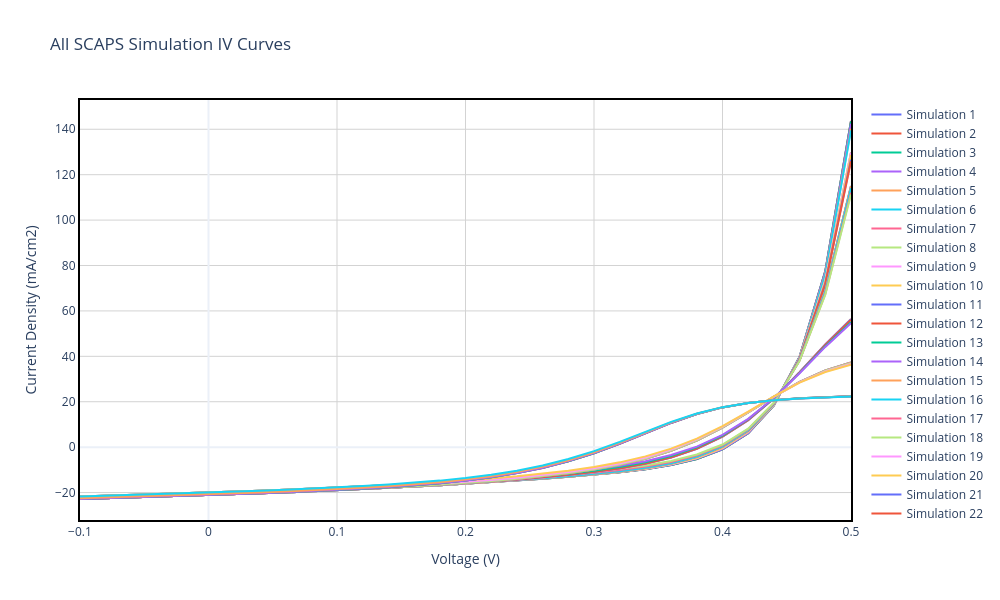

The cell this chart's notebook holds for it:
### Markdown cell above
## Section 3: SCAPS Simulations Overview

### What is SCAPS?
**SCAPS** (Solar Cell Capacitance Simulator) is a specialized software tool developed at Ghent University for simulating the electrical behavior of thin-film photovoltaic devices. It solves Poisson's equation and the continuity equations in a multi-layer semiconductor structure to predict device performance under certain test conditions.

### SCAPS Simulation Methodology
SCAPS performs detailed numerical simulations of solar cells by:

1. **Device Architecture Definition**: Specifies material layers, thickness, doping levels, and defect parameters
2. **Physical Parameters**: Sets electron and hole transport properties, recombination mechanisms, and optical characteristics
3. **Numerical Solution**: Solves coupled differential equations:
   - **Poisson Equation**: $\frac{d^2\phi}{dx^2} = -\frac{q}{\varepsilon_0\varepsilon_r}(p - n + N_D^+ - N_A^-)$
   - **Continuity Equations**: 
     - Electrons: $\frac{\partial n}{\partial t} = \frac{1}{q}\frac{\partial J_n}{\partial x} - (U - G)$
     - Holes: $\frac{\partial p}{\partial t} = - \frac{1}{q}\frac{\partial J_p}{\partial x} - (U - G)$

   where $\phi$ is electrostatic potential, $q$ is elementary charge, $n$ and $p$ are electron and hole concentrations, $J_n$ and $J_p$ are current densities, $G$ is generation rate, and $U$ is recombination rate.

4. **I-V Characteristics**: Calculates the J-V curve by sweeping applied voltage and computing resulting current

### Key Physical Processes in SCAPS
- **Photocurrent Generation**: Incident photons with energy > bandgap create electron-hole pairs
- **Carrier Transport**: Electrons and holes drift under electric field and diffuse down concentration gradients
- **Recombination**: Losses from multiple recombination mechanisms (radiative, Auger, defect-assisted SRH)
- **Interface Effects**: Band alignment, interfacial defects, and charge extraction barriers

### Output from SCAPS
SCAPS generates J-V curves showing current density (mA/cm²) as a function of applied voltage (V), along with derived parameters: $V_{oc}$, $J_{sc}$, and efficiency $\eta$. Multiple simulations with varied parameters (e.g., thickness, doping, defect density) help identify optimal device configurations.

In this Simulation standard conditions were used (STC: 1000 W/m², AM1.5 spectrum, 25°C).

### Code cell
# Read the SCAPS file
sim_file = "C:/Users/jp_ol/OneDrive/Ambiente de Trabalho/TESE/Data_Analysis/data/CdS3_1/CdS3_1_IV_def_e_interface_def_scaps.xlsx"
sim_df_raw = pd.read_excel(sim_file, header=None)

# Find where the parameters for each simulation start
batch_indices = sim_df_raw[sim_df_raw.apply(lambda row: row.astype(str).str.contains("Batch parameters").any(), axis=1)].index.tolist()

scaps_data = []

for idx in batch_indices:
    # 1. Extract first 2 Batch Parameters only
    batch_params = []
    for j in range(idx + 1, min(idx + 3, len(sim_df_raw))):  # Only extract 2 lines (idx+1 and idx+2)
        param_name = str(sim_df_raw.iloc[j, 0]).strip()
        param_val_raw = sim_df_raw.iloc[j, 1]
        
        # Stop if blank
        if pd.isna(param_name) or param_name == "":
            break
            
        # Try to convert to float and format in scientific notation
        try:
            param_val_float = float(param_val_raw)
            # Format as scientific notation
            param_val = f"{param_val_float:.2e}"
        except:
            param_val = str(param_val_raw).strip()
        
        batch_params.append((param_name, param_val))
    
    # Get the first param for the label
    label = f"{batch_params[0][0]} {batch_params[0][1]}" if batch_params else "Unknown"
    
    # 2. Extract IV Curves (Searching from the Voltage section until Voc is found)
    iv_rows = []
    for j in range(idx + 5, min(idx + 80, len(sim_df_raw))):
        row0 = str(sim_df_raw.iloc[j, 0]).strip()
        row1 = str(sim_df_raw.iloc[j, 1]).strip()
        if pd.isna(sim_df_raw.iloc[j, 0]) or "Voc" in row0:
            if "Voc" in row0: break
            continue # Skip empty rows
        try:
            iv_rows.append([float(row0), float(row1)])
        except ValueError:
            pass
            
    iv_df = pd.DataFrame(iv_rows, columns=['v(V)', 'jtot(mA/cm2)'])
    
    # 3. Extract Performance Parameters (Voc, Jsc, FF, eta)
    metrics_block = sim_df_raw.iloc[idx : min(idx + 80, len(sim_df_raw))]
    voc = jsc = ff = eta = np.nan
    for _, row in metrics_block.iterrows():
        col0 = str(row[0]).strip()
        val1 = str(row[1]).strip()
        if "Voc =" in col0: voc = float(val1)
        elif "Jsc =" in col0: jsc = float(val1)
        elif "FF =" in col0: ff = float(val1)
        elif "eta =" in col0: eta = float(val1)
            
    scaps_data.append({
        'label': label,
        'batch_params': batch_params,
        'v(V)': iv_df['v(V)'].values,
        'jtot(mA/cm2)': iv_df['jtot(mA/cm2)'].values,
        'Voc': voc, 'Jsc': jsc, 'FF': ff, 'eta': eta
    })

# ------------------ RESULTS TABLE ------------------
print("\n=== EXTRACTED SCAPS PARAMETERS ===")
summary_df = pd.DataFrame([{
    'ID / Simulation': d['label'], 'Voc (V)': d['Voc'], 
    'Jsc (mA/cm2)': d['Jsc'], 'FF (%)': d['FF'], 'eta (%)': d['eta']
} for d in scaps_data])
display(summary_df)

# Compute experimental limits for filtering
EXP_V_MAX = exp_data['v(V)'].max()
EXP_J_MAX = exp_data['jtot(mA/cm2)'].max()

# ------------------ PLOT 2: ALL SIMULATIONS ------------------
fig2 = go.Figure()
for i, d in enumerate(scaps_data):
    v_filtered = d['v(V)']
    j_filtered = d['jtot(mA/cm2)']
    
    # Text to display when hovering over the data points
    hover_text = f"<b>{d['label']}</b><br>Voc: {d['Voc']} V<br>Jsc: {d['Jsc']} mA/cm²<br>FF: {d['FF']} %<br>η: {d['eta']} %"
    
    # Name displayed in the legend (ID + Voc and eta)
    legend_name = f"Simulation {i+1}"
    
    fig2.add_trace(go.Scatter(
        x=v_filtered, y=j_filtered, mode='lines', 
        name=legend_name, hoverinfo='text', hovertext=hover_text
    ))

fig2.update_xaxes(showline=True, linewidth=2, linecolor='black', mirror=True)
fig2.update_yaxes(showline=True, linewidth=2, linecolor='black', mirror=True)
fig2.update_layout(
    title='All SCAPS Simulation IV Curves',
    xaxis_title='Voltage (V)', yaxis_title='Current Density (mA/cm2)',
    hovermode='closest', template='plotly_white', width=1000, height=600,
    plot_bgcolor='white',
    xaxis=dict(showgrid=True, gridwidth=1, gridcolor='lightgray'),
    yaxis=dict(showgrid=True, gridwidth=1, gridcolor='lightgray')
)
fig2.show()
fig2.write_image(os.path.join(plots_dir, 'All_Simulations.png'), width=1000, height=600)
print(f"✅ Saved Plot 2 to {plots_dir}/All_Simulations.png")

### Figure 1 — Plotly figure (JSON) as saved in the notebook; plotly's stock layout.template omitted (floating-point values rounded to 4 significant figures)
{"data": [{"hoverinfo": "text", "hovertext": "<b>Sb2Se3 / CdS (I1)>>Defect 1>>total density [1/cm²]: 1.00e+10</b><br>Voc: 0.403232 V<br>Jsc: 21.14379191 mA/cm²<br>FF: 42.8813 %<br>η: 3.656 %", "mode": "lines", "name": "Simulation 1", "type": "scatter", "x": [-0.1, -0.08, -0.06, -0.04, -0.02, 0.0, 0.02, 0.04, 0.06, 0.08, 0.1, 0.12, 0.14, 0.16, 0.18, 0.2, 0.22, 0.24, 0.26, 0.28, 0.3, 0.32, 0.34, 0.36, 0.38, 0.4, 0.42, 0.44, 0.46, 0.48, 0.5], "y": [-22.84, -22.53, -22.2, -21.86, -21.51, -21.14, -20.76, -20.36, -19.93, -19.48, -19.01, -18.5, -17.95, -17.38, -16.76, -16.1, -15.41, -14.67, -13.89, -13.05, -12.12, -11.04, -9.7, -7.885, -5.207, -0.955, 6.151, 18.4, 39.83, 77.53, 143.6]}, {"hoverinfo": "text", "hovertext": "<b>Sb2Se3 / CdS (I1)>>Defect 1>>total density [1/cm²]: 1.00e+10</b><br>Voc: 0.403227 V<br>Jsc: 21.14334477 mA/cm²<br>FF: 42.8797 %<br>η: 3.6557 %", "mode": "lines", "name": "Simulation 2", "type": "scatter", "x": [-0.1, -0.08, -0.06, -0.04, -0.02, 0.0, 0.02, 0.04, 0.06, 0.08, 0.1, 0.12, 0.14, 0.16, 0.18, 0.2, 0.22, 0.24, 0.26, 0.28, 0.3, 0.32, 0.34, 0.36, 0.38, 0.4, 0.42, 0.44, 0.46, 0.48, 0.5], "y": [-22.84, -22.53, -22.2, -21.86, -21.51, -21.14, -20.76, -20.36, -19.93, -19.48, -19.01, -18.5, -17.95, -17.37, -16.76, -16.1, -15.41, -14.67, -13.89, -13.05, -12.12, -11.04, -9.699, -7.884, -5.206, -0.9535, 6.153, 18.4, 39.83, 77.52, 143.6]}, {"hoverinfo": "text", "hovertext": "<b>Sb2Se3 / CdS (I1)>>Defect 1>>total density [1/cm²]: 1.00e+10</b><br>Voc: 0.403178 V<br>Jsc: 21.13888674 mA/cm²<br>FF: 42.8634 %<br>η: 3.6531 %", "mode": "lines", "name": "Simulation 3", "type": "scatter", "x": [-0.1, -0.08, -0.06, -0.04, -0.02, 0.0, 0.02, 0.04, 0.06, 0.08, 0.1, 0.12, 0.14, 0.16, 0.18, 0.2, 0.22, 0.24, 0.26, 0.28, 0.3, 0.32, 0.34, 0.36, 0.38, 0.4, 0.42, 0.44, 0.46, 0.48, 0.5], "y": [-22.84, -22.52, -22.2, -21.86, -21.51, -21.14, -20.76, -20.35, -19.93, -19.48, -19.0, -18.49, -17.95, -17.37, -16.75, -16.1, -15.4, -14.67, -13.88, -13.04, -12.11, -11.03, -9.687, -7.871, -5.191, -0.9384, 6.166, 18.41, 39.82, 77.47, 143.5]}, {"hoverinfo": "text", "hovertext": "<b>Sb2Se3 / CdS (I1)>>Defect 1>>total density [1/cm²]: 1.00e+10</b><br>Voc: 0.402757 V<br>Jsc: 21.09560392 mA/cm²<br>FF: 42.7121 %<br>η: 3.629 %", "mode": "lines", "name": "Simulation 4", "type": "scatter", "x": [-0.1, -0.08, -0.06, -0.04, -0.02, 0.0, 0.02, 0.04, 0.06, 0.08, 0.1, 0.12, 0.14, 0.16, 0.18, 0.2, 0.22, 0.24, 0.26, 0.28, 0.3, 0.32, 0.34, 0.36, 0.38, 0.4, 0.42, 0.44, 0.46, 0.48, 0.5], "y": [-22.8, -22.48, -22.16, -21.82, -21.46, -21.1, -20.71, -20.31, -19.88, -19.43, -18.95, -18.44, -17.89, -17.31, -16.69, -16.03, -15.34, -14.6, -13.81, -12.96, -12.02, -10.93, -9.577, -7.75, -5.063, -0.8087, 6.281, 18.47, 39.75, 77.09, 142.4]}, {"hoverinfo": "text", "hovertext": "<b>Sb2Se3 / CdS (I1)>>Defect 1>>total density [1/cm²]: 1.00e+10</b><br>Voc: 0.401084 V<br>Jsc: 20.76422858 mA/cm²<br>FF: 41.9153 %<br>η: 3.4908 %", "mode": "lines", "name": "Simulation 5", "type": "scatter", "x": [-0.1, -0.08, -0.06, -0.04, -0.02, 0.0, 0.02, 0.04, 0.06, 0.08, 0.1, 0.12, 0.14, 0.16, 0.18, 0.2, 0.22, 0.24, 0.26, 0.28, 0.3, 0.32, 0.34, 0.36, 0.38, 0.4, 0.42, 0.44, 0.46, 0.48, 0.5], "y": [-22.49, -22.17, -21.84, -21.5, -21.14, -20.76, -20.37, -19.96, -19.53, -19.07, -18.59, -18.07, -17.51, -16.92, -16.29, -15.61, -14.9, -14.14, -13.33, -12.47, -11.51, -10.4, -9.029, -7.196, -4.518, -0.3075, 6.679, 18.66, 39.54, 76.16, 140.3]}, {"hoverinfo": "text", "hovertext": "<b>Sb2Se3 / CdS (I1)>>Defect 1>>total density [1/cm²]: 1.00e+10</b><br>Voc: 0.399931 V<br>Jsc: 20.01876386 mA/cm²<br>FF: 41.5198 %<br>η: 3.3241 %", "mode": "lines", "name": "Simulation 6", "type": "scatter", "x": [-0.1, -0.08, -0.06, -0.04, -0.02, 0.0, 0.02, 0.04, 0.06, 0.08, 0.1, 0.12, 0.14, 0.16, 0.18, 0.2, 0.22, 0.24, 0.26, 0.28, 0.3, 0.32, 0.34, 0.36, 0.38, 0.4, 0.42, 0.44, 0.46, 0.48, 0.5], "y": [-21.73, -21.41, -21.09, -20.74, -20.39, -20.02, -19.63, -19.23, -18.8, -18.34, -17.86, -17.35, -16.8, -16.22, -15.6, -14.94, -14.24, -13.5, -12.71, -11.87, -10.94, -9.858, -8.528, -6.741, -4.12, 0.017, 6.905, 18.75, 39.44, 75.8, 139.5]}, {"hoverinfo": "text", "hovertext": "<b>Sb2Se3 / CdS (I1)>>Defect 1>>total density [1/cm²]: 5.00e+10</b><br>Voc: 0.401455 V<br>Jsc: 21.14374107 mA/cm²<br>FF: 42.8462 %<br>η: 3.6369 %", "mode": "lines", "name": "Simulation 7", "type": "scatter", "x": [-0.1, -0.08, -0.06, -0.04, -0.02, 0.0, 0.02, 0.04, 0.06, 0.08, 0.1, 0.12, 0.14, 0.16, 0.18, 0.2, 0.22, 0.24, 0.26, 0.28, 0.3, 0.32, 0.34, 0.36, 0.38, 0.4, 0.42, 0.44, 0.46, 0.48, 0.5], "y": [-22.84, -22.53, -22.2, -21.86, -21.51, -21.14, -20.76, -20.36, -19.93, -19.48, -19.01, -18.5, -17.95, -17.37, -16.75, -16.09, -15.39, -14.65, -13.85, -12.99, -12.03, -10.9, -9.496, -7.593, -4.802, -0.4275, 6.745, 18.8, 39.19, 73.44, 129.8]}, {"hoverinfo": "text", "hovertext": "<b>Sb2Se3 / CdS (I1)>>Defect 1>>total density [1/cm²]: 5.00e+10</b><br>Voc: 0.40145 V<br>Jsc: 21.14329393 mA/cm²<br>FF: 42.8446 %<br>η: 3.6366 %", "mode": "lines", "name": "Simulation 8", "type": "scatter", "x": [-0.1, -0.08, -0.06, -0.04, -0.02, 0.0, 0.02, 0.04, 0.06, 0.08, 0.1, 0.12, 0.14, 0.16, 0.18, 0.2, 0.22, 0.24, 0.26, 0.28, 0.3, 0.32, 0.34, 0.36, 0.38, 0.4, 0.42, 0.44, 0.46, 0.48, 0.5], "y": [-22.84, -22.53, -22.2, -21.86, -21.51, -21.14, -20.76, -20.36, -19.93, -19.48, -19.0, -18.5, -17.95, -17.37, -16.75, -16.09, -15.39, -14.65, -13.85, -12.99, -12.03, -10.9, -9.495, -7.592, -4.801, -0.426, 6.747, 18.8, 39.18, 73.43, 129.8]}, {"hoverinfo": "text", "hovertext": "<b>Sb2Se3 / CdS (I1)>>Defect 1>>total density [1/cm²]: 5.00e+10</b><br>Voc: 0.401401 V<br>Jsc: 21.13883591 mA/cm²<br>FF: 42.829 %<br>η: 3.6341 %", "mode": "lines", "name": "Simulation 9", "type": "scatter", "x": [-0.1, -0.08, -0.06, -0.04, -0.02, 0.0, 0.02, 0.04, 0.06, 0.08, 0.1, 0.12, 0.14, 0.16, 0.18, 0.2, 0.22, 0.24, 0.26, 0.28, 0.3, 0.32, 0.34, 0.36, 0.38, 0.4, 0.42, 0.44, 0.46, 0.48, 0.5], "y": [-22.84, -22.52, -22.2, -21.86, -21.51, -21.14, -20.76, -20.35, -19.93, -19.48, -19.0, -18.49, -17.95, -17.36, -16.74, -16.09, -15.38, -14.64, -13.84, -12.98, -12.02, -10.89, -9.483, -7.579, -4.786, -0.4112, 6.76, 18.8, 39.17, 73.38, 129.7]}, {"hoverinfo": "text", "hovertext": "<b>Sb2Se3 / CdS (I1)>>Defect 1>>total density [1/cm²]: 5.00e+10</b><br>Voc: 0.400974 V<br>Jsc: 21.09555316 mA/cm²<br>FF: 42.6838 %<br>η: 3.6105 %", "mode": "lines", "name": "Simulation 10", "type": "scatter", "x": [-0.1, -0.08, -0.06, -0.04, -0.02, 0.0, 0.02, 0.04, 0.06, 0.08, 0.1, 0.12, 0.14, 0.16, 0.18, 0.2, 0.22, 0.24, 0.26, 0.28, 0.3, 0.32, 0.34, 0.36, 0.38, 0.4, 0.42, 0.44, 0.46, 0.48, 0.5], "y": [-22.8, -22.48, -22.16, -21.82, -21.46, -21.1, -20.71, -20.31, -19.88, -19.43, -18.95, -18.44, -17.89, -17.31, -16.69, -16.02, -15.32, -14.57, -13.77, -12.89, -11.92, -10.79, -9.373, -7.46, -4.66, -0.2839, 6.871, 18.86, 39.1, 73.01, 128.7]}, {"hoverinfo": "text", "hovertext": "<b>Sb2Se3 / CdS (I1)>>Defect 1>>total density [1/cm²]: 5.00e+10</b><br>Voc: 0.399174 V<br>Jsc: 20.76417763 mA/cm²<br>FF: 41.92 %<br>η: 3.4745 %", "mode": "lines", "name": "Simulation 11", "type": "scatter", "x": [-0.1, -0.08, -0.06, -0.04, -0.02, 0.0, 0.02, 0.04, 0.06, 0.08, 0.1, 0.12, 0.14, 0.16, 0.18, 0.2, 0.22, 0.24, 0.26, 0.28, 0.3, 0.32, 0.34, 0.36, 0.38, 0.4, 0.42, 0.44, 0.46, 0.48, 0.5], "y": [-22.49, -22.17, -21.84, -21.5, -21.14, -20.76, -20.37, -19.96, -19.53, -19.07, -18.58, -18.06, -17.51, -16.91, -16.28, -15.6, -14.88, -14.11, -13.29, -12.4, -11.41, -10.26, -8.828, -6.909, -4.121, 0.2093, 7.258, 19.04, 38.88, 72.11, 126.6]}, {"hoverinfo": "text", "hovertext": "<b>Sb2Se3 / CdS (I1)>>Defect 1>>total density [1/cm²]: 5.00e+10</b><br>Voc: 0.397853 V<br>Jsc: 20.01871516 mA/cm²<br>FF: 41.5435 %<br>η: 3.3087 %", "mode": "lines", "name": "Simulation 12", "type": "scatter", "x": [-0.1, -0.08, -0.06, -0.04, -0.02, 0.0, 0.02, 0.04, 0.06, 0.08, 0.1, 0.12, 0.14, 0.16, 0.18, 0.2, 0.22, 0.24, 0.26, 0.28, 0.3, 0.32, 0.34, 0.36, 0.38, 0.4, 0.42, 0.44, 0.46, 0.48, 0.5], "y": [-21.73, -21.41, -21.09, -20.74, -20.39, -20.02, -19.63, -19.23, -18.8, -18.34, -17.86, -17.35, -16.8, -16.22, -15.59, -14.93, -14.22, -13.47, -12.67, -11.81, -10.84, -9.721, -8.329, -6.456, -3.726, 0.53, 7.481, 19.13, 38.78, 71.75, 125.9]}, {"hoverinfo": "text", "hovertext": "<b>Sb2Se3 / CdS (I1)>>Defect 1>>total density [1/cm²]: 1.00e+11</b><br>Voc: 0.399198 V<br>Jsc: 21.14367751 mA/cm²<br>FF: 42.8263 %<br>η: 3.6148 %", "mode": "lines", "name": "Simulation 13", "type": "scatter", "x": [-0.1, -0.08, -0.06, -0.04, -0.02, 0.0, 0.02, 0.04, 0.06, 0.08, 0.1, 0.12, 0.14, 0.16, 0.18, 0.2, 0.22, 0.24, 0.26, 0.28, 0.3, 0.32, 0.34, 0.36, 0.38, 0.4, 0.42, 0.44, 0.46, 0.48, 0.5], "y": [-22.84, -22.53, -22.2, -21.86, -21.51, -21.14, -20.76, -20.36, -19.93, -19.48, -19.0, -18.49, -17.95, -17.37, -16.74, -16.08, -15.37, -14.61, -13.8, -12.91, -11.91, -10.73, -9.243, -7.233, -4.306, 0.2119, 7.453, 19.25, 38.39, 68.78, 115.0]}, {"hoverinfo": "text", "hovertext": "<b>Sb2Se3 / CdS (I1)>>Defect 1>>total density [1/cm²]: 1.00e+11</b><br>Voc: 0.399192 V<br>Jsc: 21.14323038 mA/cm²<br>FF: 42.8249 %<br>η: 3.6145 %", "mode": "lines", "name": "Simulation 14", "type": "scatter", "x": [-0.1, -0.08, -0.06, -0.04, -0.02, 0.0, 0.02, 0.04, 0.06, 0.08, 0.1, 0.12, 0.14, 0.16, 0.18, 0.2, 0.22, 0.24, 0.26, 0.28, 0.3, 0.32, 0.34, 0.36, 0.38, 0.4, 0.42, 0.44, 0.46, 0.48, 0.5], "y": [-22.84, -22.53, -22.2, -21.86, -21.51, -21.14, -20.76, -20.36, -19.93, -19.48, -19.0, -18.49, -17.95, -17.36, -16.74, -16.08, -15.37, -14.61, -13.8, -12.91, -11.91, -10.73, -9.242, -7.232, -4.305, 0.2134, 7.454, 19.25, 38.39, 68.77, 115.0]}, {"hoverinfo": "text", "hovertext": "<b>Sb2Se3 / CdS (I1)>>Defect 1>>total density [1/cm²]: 1.00e+11</b><br>Voc: 0.399137 V<br>Jsc: 21.13877236 mA/cm²<br>FF: 42.8106 %<br>η: 3.612 %", "mode": "lines", "name": "Simulation 15", "type": "scatter", "x": [-0.1, -0.08, -0.06, -0.04, -0.02, 0.0, 0.02, 0.04, 0.06, 0.08, 0.1, 0.12, 0.14, 0.16, 0.18, 0.2, 0.22, 0.24, 0.26, 0.28, 0.3, 0.32, 0.34, 0.36, 0.38, 0.4, 0.42, 0.44, 0.46, 0.48, 0.5], "y": [-22.84, -22.52, -22.2, -21.86, -21.51, -21.14, -20.75, -20.35, -19.93, -19.48, -19.0, -18.49, -17.94, -17.36, -16.74, -16.07, -15.36, -14.6, -13.79, -12.9, -11.9, -10.72, -9.23, -7.219, -4.291, 0.2278, 7.467, 19.25, 38.38, 68.73, 114.9]}, {"hoverinfo": "text", "hovertext": "<b>Sb2Se3 / CdS (I1)>>Defect 1>>total density [1/cm²]: 1.00e+11</b><br>Voc: 0.39866 V<br>Jsc: 21.09548972 mA/cm²<br>FF: 42.6766 %<br>η: 3.5891 %", "mode": "lines", "name": "Simulation 16", "type": "scatter", "x": [-0.1, -0.08, -0.06, -0.04, -0.02, 0.0, 0.02, 0.04, 0.06, 0.08, 0.1, 0.12, 0.14, 0.16, 0.18, 0.2, 0.22, 0.24, 0.26, 0.28, 0.3, 0.32, 0.34, 0.36, 0.38, 0.4, 0.42, 0.44, 0.46, 0.48, 0.5], "y": [-22.8, -22.48, -22.16, -21.82, -21.46, -21.1, -20.71, -20.31, -19.88, -19.43, -18.95, -18.44, -17.89, -17.3, -16.68, -16.01, -15.29, -14.53, -13.71, -12.82, -11.81, -10.62, -9.121, -7.101, -4.166, 0.3521, 7.573, 19.31, 38.3, 68.38, 114.0]}, {"hoverinfo": "text", "hovertext": "<b>Sb2Se3 / CdS (I1)>>Defect 1>>total density [1/cm²]: 1.00e+11</b><br>Voc: 0.396735 V<br>Jsc: 20.76411518 mA/cm²<br>FF: 41.9473 %<br>η: 3.4556 %", "mode": "lines", "name": "Simulation 17", "type": "scatter", "x": [-0.1, -0.08, -0.06, -0.04, -0.02, 0.0, 0.02, 0.04, 0.06, 0.08, 0.1, 0.12, 0.14, 0.16, 0.18, 0.2, 0.22, 0.24, 0.26, 0.28, 0.3, 0.32, 0.34, 0.36, 0.38, 0.4, 0.42, 0.44, 0.46, 0.48, 0.5], "y": [-22.49, -22.17, -21.84, -21.5, -21.14, -20.76, -20.37, -19.96, -19.53, -19.07, -18.58, -18.06, -17.5, -16.91, -16.27, -15.59, -14.86, -14.08, -13.24, -12.32, -11.3, -10.09, -8.58, -6.555, -3.634, 0.8355, 7.948, 19.47, 38.08, 67.5, 112.0]}, {"hoverinfo": "text", "hovertext": "<b>Sb2Se3 / CdS (I1)>>Defect 1>>total density [1/cm²]: 1.00e+11</b><br>Voc: 0.39538 V<br>Jsc: 20.01865496 mA/cm²<br>FF: 41.5761 %<br>η: 3.2907 %", "mode": "lines", "name": "Simulation 18", "type": "scatter", "x": [-0.1, -0.08, -0.06, -0.04, -0.02, 0.0, 0.02, 0.04, 0.06, 0.08, 0.1, 0.12, 0.14, 0.16, 0.18, 0.2, 0.22, 0.24, 0.26, 0.28, 0.3, 0.32, 0.34, 0.36, 0.38, 0.4, 0.42, 0.44, 0.46, 0.48, 0.5], "y": [-21.73, -21.41, -21.09, -20.74, -20.39, -20.02, -19.63, -19.23, -18.8, -18.34, -17.86, -17.35, -16.8, -16.21, -15.58, -14.91, -14.2, -13.44, -12.62, -11.73, -10.73, -9.552, -8.082, -6.105, -3.243, 1.151, 8.165, 19.55, 37.98, 67.14, 111.3]}, {"hoverinfo": "text", "hovertext": "<b>Sb2Se3 / CdS (I1)>>Defect 1>>total density [1/cm²]: 5.00e+11</b><br>Voc: 0.383078 V<br>Jsc: 21.1431691 mA/cm²<br>FF: 42.9524 %<br>η: 3.4789 %", "mode": "lines", "name": "Simulation 19", "type": "scatter", "x": [-0.1, -0.08, -0.06, -0.04, -0.02, 0.0, 0.02, 0.04, 0.06, 0.08, 0.1, 0.12, 0.14, 0.16, 0.18, 0.2, 0.22, 0.24, 0.26, 0.28, 0.3, 0.32, 0.34, 0.36, 0.38, 0.4, 0.42, 0.44, 0.46, 0.48, 0.5], "y": [-22.84, -22.53, -22.2, -21.86, -21.51, -21.14, -20.76, -20.36, -19.93, -19.48, -18.99, -18.48, -17.92, -17.32, -16.67, -15.96, -15.19, -14.34, -13.38, -12.28, -10.98, -9.379, -7.313, -4.543, -0.7215, 4.602, 11.91, 21.47, 33.0, 45.27, 56.44]}, {"hoverinfo": "text", "hovertext": "<b>Sb2Se3 / CdS (I1)>>Defect 1>>total density [1/cm²]: 5.00e+11</b><br>Voc: 0.383073 V<br>Jsc: 21.14272197 mA/cm²<br>FF: 42.9513 %<br>η: 3.4787 %", "mode": "lines", "name": "Simulation 20", "type": "scatter", "x": [-0.1, -0.08, -0.06, -0.04, -0.02, 0.0, 0.02, 0.04, 0.06, 0.08, 0.1, 0.12, 0.14, 0.16, 0.18, 0.2, 0.22, 0.24, 0.26, 0.28, 0.3, 0.32, 0.34, 0.36, 0.38, 0.4, 0.42, 0.44, 0.46, 0.48, 0.5], "y": [-22.84, -22.53, -22.2, -21.86, -21.51, -21.14, -20.76, -20.36, -19.93, -19.48, -18.99, -18.48, -17.92, -17.32, -16.67, -15.96, -15.19, -14.34, -13.38, -12.28, -10.98, -9.378, -7.312, -4.542, -0.7202, 4.603, 11.91, 21.47, 33.0, 45.26, 56.43]}, {"hoverinfo": "text", "hovertext": "<b>Sb2Se3 / CdS (I1)>>Defect 1>>total density [1/cm²]: 5.00e+11</b><br>Voc: 0.383021 V<br>Jsc: 21.13826404 mA/cm²<br>FF: 42.9401 %<br>η: 3.4766 %", "mode": "lines", "name": "Simulation 21", "type": "scatter", "x": [-0.1, -0.08, -0.06, -0.04, -0.02, 0.0, 0.02, 0.04, 0.06, 0.08, 0.1, 0.12, 0.14, 0.16, 0.18, 0.2, 0.22, 0.24, 0.26, 0.28, 0.3, 0.32, 0.34, 0.36, 0.38, 0.4, 0.42, 0.44, 0.46, 0.48, 0.5], "y": [-22.84, -22.52, -22.2, -21.86, -21.51, -21.14, -20.75, -20.35, -19.92, -19.47, -18.99, -18.47, -17.92, -17.31, -16.66, -15.96, -15.18, -14.33, -13.37, -12.27, -10.97, -9.368, -7.3, -4.529, -0.7078, 4.614, 11.92, 21.47, 32.99, 45.24, 56.39]}, {"hoverinfo": "text", "hovertext": "<b>Sb2Se3 / CdS (I1)>>Defect 1>>total density [1/cm²]: 5.00e+11</b><br>Voc: 0.382565 V<br>Jsc: 21.09498217 mA/cm²<br>FF: 42.8341 %<br>η: 3.4568 %", "mode": "lines", "name": "Simulation 22", "type": "scatter", "x": [-0.1, -0.08, -0.06, -0.04, -0.02, 0.0, 0.02, 0.04, 0.06, 0.08, 0.1, 0.12, 0.14, 0.16, 0.18, 0.2, 0.22, 0.24, 0.26, 0.28, 0.3, 0.32, 0.34, 0.36, 0.38, 0.4, 0.42, 0.44, 0.46, 0.48, 0.5], "y": [-22.8, -22.48, -22.16, -21.82, -21.46, -21.09, -20.71, -20.3, -19.88, -19.42, -18.94, -18.42, -17.86, -17.26, -16.6, -15.89, -15.12, -14.26, -13.3, -12.19, -10.88, -9.271, -7.197, -4.421, -0.5982, 4.717, 11.99, 21.5, 32.92, 45.04, 56.04]}, {"hoverinfo": "text", "hovertext": "<b>Sb2Se3 / CdS (I1)>>Defect 1>>total density [1/cm²]: 5.00e+11</b><br>Voc: 0.380531 V<br>Jsc: 20.76361394 mA/cm²<br>FF: 42.2333 %<br>η: 3.3369 %", "mode": "lines", "name": "Simulation 23", "type": "scatter", "x": [-0.1, -0.08, -0.06, -0.04, -0.02, 0.0, 0.02, 0.04, 0.06, 0.08, 0.1, 0.12, 0.14, 0.16, 0.18, 0.2, 0.22, 0.24, 0.26, 0.28, 0.3, 0.32, 0.34, 0.36, 0.38, 0.4, 0.42, 0.44, 0.46, 0.48, 0.5], "y": [-22.49, -22.17, -21.84, -21.49, -21.14, -20.76, -20.37, -19.96, -19.53, -19.07, -18.57, -18.05, -17.48, -16.86, -16.2, -15.47, -14.68, -13.81, -12.83, -11.71, -10.38, -8.76, -6.681, -3.912, -0.1205, 5.125, 12.27, 21.57, 32.7, 44.44, 55.03]}, {"hoverinfo": "text", "hovertext": "<b>Sb2Se3 / CdS (I1)>>Defect 1>>total density [1/cm²]: 5.00e+11</b><br>Voc: 0.378863 V<br>Jsc: 20.01816522 mA/cm²<br>FF: 41.9119 %<br>η: 3.1787 %", "mode": "lines", "name": "Simulation 24", "type": "scatter", "x": [-0.1, -0.08, -0.06, -0.04, -0.02, 0.0, 0.02, 0.04, 0.06, 0.08, 0.1, 0.12, 0.14, 0.16, 0.18, 0.2, 0.22, 0.24, 0.26, 0.28, 0.3, 0.32, 0.34, 0.36, 0.38, 0.4, 0.42, 0.44, 0.46, 0.48, 0.5], "y": [-21.73, -21.41, -21.09, -20.74, -20.39, -20.02, -19.63, -19.22, -18.79, -18.34, -17.85, -17.33, -16.77, -16.17, -15.51, -14.8, -14.03, -13.17, -12.21, -11.12, -9.826, -8.238, -6.202, -3.487, 0.239, 5.403, 12.45, 21.62, 32.58, 44.14, 54.57]}, {"hoverinfo": "text", "hovertext": "<b>Sb2Se3 / CdS (I1)>>Defect 1>>total density [1/cm²]: 1.00e+12</b><br>Voc: 0.367667 V<br>Jsc: 21.14253361 mA/cm²<br>FF: 43.2803 %<br>η: 3.3644 %", "mode": "lines", "name": "Simulation 25", "type": "scatter", "x": [-0.1, -0.08, -0.06, -0.04, -0.02, 0.0, 0.02, 0.04, 0.06, 0.08, 0.1, 0.12, 0.14, 0.16, 0.18, 0.2, 0.22, 0.24, 0.26, 0.28, 0.3, 0.32, 0.34, 0.36, 0.38, 0.4, 0.42, 0.44, 0.46, 0.48, 0.5], "y": [-22.84, -22.53, -22.2, -21.86, -21.51, -21.14, -20.76, -20.35, -19.93, -19.47, -18.98, -18.46, -17.89, -17.27, -16.58, -15.82, -14.97, -14.0, -12.87, -11.52, -9.875, -7.796, -5.115, -1.615, 2.917, 8.596, 15.26, 22.29, 28.73, 33.79, 37.27]}, {"hoverinfo": "text", "hovertext": "<b>Sb2Se3 / CdS (I1)>>Defect 1>>total density [1/cm²]: 1.00e+12</b><br>Voc: 0.367662 V<br>Jsc: 21.14208649 mA/cm²<br>FF: 43.2793 %<br>η: 3.3642 %", "mode": "lines", "name": "Simulation 26", "type": "scatter", "x": [-0.1, -0.08, -0.06, -0.04, -0.02, 0.0, 0.02, 0.04, 0.06, 0.08, 0.1, 0.12, 0.14, 0.16, 0.18, 0.2, 0.22, 0.24, 0.26, 0.28, 0.3, 0.32, 0.34, 0.36, 0.38, 0.4, 0.42, 0.44, 0.46, 0.48, 0.5], "y": [-22.84, -22.53, -22.2, -21.86, -21.51, -21.14, -20.76, -20.35, -19.93, -19.47, -18.98, -18.46, -17.89, -17.27, -16.58, -15.82, -14.97, -14.0, -12.87, -11.52, -9.874, -7.795, -5.114, -1.614, 2.918, 8.597, 15.26, 22.29, 28.73, 33.79, 37.26]}, {"hoverinfo": "text", "hovertext": "<b>Sb2Se3 / CdS (I1)>>Defect 1>>total density [1/cm²]: 1.00e+12</b><br>Voc: 0.367613 V<br>Jsc: 21.13762865 mA/cm²<br>FF: 43.27 %<br>η: 3.3623 %", "mode": "lines", "name": "Simulation 27", "type": "scatter", "x": [-0.1, -0.08, -0.06, -0.04, -0.02, 0.0, 0.02, 0.04, 0.06, 0.08, 0.1, 0.12, 0.14, 0.16, 0.18, 0.2, 0.22, 0.24, 0.26, 0.28, 0.3, 0.32, 0.34, 0.36, 0.38, 0.4, 0.42, 0.44, 0.46, 0.48, 0.5], "y": [-22.84, -22.52, -22.2, -21.86, -21.51, -21.14, -20.75, -20.35, -19.92, -19.47, -18.98, -18.45, -17.88, -17.26, -16.57, -15.81, -14.96, -13.99, -12.86, -11.51, -9.865, -7.785, -5.103, -1.604, 2.929, 8.606, 15.26, 22.29, 28.73, 33.78, 37.25]}, {"hoverinfo": "text", "hovertext": "<b>Sb2Se3 / CdS (I1)>>Defect 1>>total density [1/cm²]: 1.00e+12</b><br>Voc: 0.367172 V<br>Jsc: 21.09434774 mA/cm²<br>FF: 43.1819 %<br>η: 3.3445 %", "mode": "lines", "name": "Simulation 28", "type": "scatter", "x": [-0.1, -0.08, -0.06, -0.04, -0.02, 0.0, 0.02, 0.04, 0.06, 0.08, 0.1, 0.12, 0.14, 0.16, 0.18, 0.2, 0.22, 0.24, 0.26, 0.28, 0.3, 0.32, 0.34, 0.36, 0.38, 0.4, 0.42, 0.44, 0.46, 0.48, 0.5], "y": [-22.8, -22.48, -22.16, -21.82, -21.46, -21.09, -20.71, -20.3, -19.87, -19.42, -18.93, -18.4, -17.83, -17.2, -16.52, -15.75, -14.89, -13.92, -12.78, -11.43, -9.778, -7.693, -5.007, -1.506, 3.022, 8.685, 15.31, 22.29, 28.67, 33.68, 37.1]}, {"hoverinfo": "text", "hovertext": "<b>Sb2Se3 / CdS (I1)>>Defect 1>>total density [1/cm²]: 1.00e+12</b><br>Voc: 0.365078 V<br>Jsc: 20.76298621 mA/cm²<br>FF: 42.6686 %<br>η: 3.2343 %", "mode": "lines", "name": "Simulation 29", "type": "scatter", "x": [-0.1, -0.08, -0.06, -0.04, -0.02, 0.0, 0.02, 0.04, 0.06, 0.08, 0.1, 0.12, 0.14, 0.16, 0.18, 0.2, 0.22, 0.24, 0.26, 0.28, 0.3, 0.32, 0.34, 0.36, 0.38, 0.4, 0.42, 0.44, 0.46, 0.48, 0.5], "y": [-22.49, -22.17, -21.84, -21.49, -21.14, -20.76, -20.37, -19.96, -19.52, -19.06, -18.56, -18.03, -17.45, -16.81, -16.11, -15.33, -14.46, -13.47, -12.32, -10.96, -9.292, -7.202, -4.521, -1.042, 3.436, 9.012, 15.51, 22.31, 28.49, 33.32, 36.61]}, {"hoverinfo": "text", "hovertext": "<b>Sb2Se3 / CdS (I1)>>Defect 1>>total density [1/cm²]: 1.00e+12</b><br>Voc: 0.363242 V<br>Jsc: 20.01755475 mA/cm²<br>FF: 42.3824 %<br>η: 3.0817 %", "mode": "lines", "name": "Simulation 30", "type": "scatter", "x": [-0.1, -0.08, -0.06, -0.04, -0.02, 0.0, 0.02, 0.04, 0.06, 0.08, 0.1, 0.12, 0.14, 0.16, 0.18, 0.2, 0.22, 0.24, 0.26, 0.28, 0.3, 0.32, 0.34, 0.36, 0.38, 0.4, 0.42, 0.44, 0.46, 0.48, 0.5], "y": [-21.73, -21.41, -21.09, -20.74, -20.39, -20.02, -19.63, -19.22, -18.79, -18.33, -17.84, -17.31, -16.74, -16.11, -15.43, -14.66, -13.81, -12.84, -11.71, -10.38, -8.746, -6.697, -4.065, -0.647, 3.758, 9.243, 15.63, 22.31, 28.39, 33.11, 36.34]}, {"hoverinfo": "text", "hovertext": "<b>Sb2Se3 / CdS (I1)>>Defect 1>>total density [1/cm²]: 5.00e+12</b><br>Voc: 0.313141 V<br>Jsc: 21.13745064 mA/cm²<br>FF: 44.5461 %<br>η: 2.9485 %", "mode": "lines", "name": "Simulation 31", "type": "scatter", "x": [-0.1, -0.08, -0.06, -0.04, -0.02, 0.0, 0.02, 0.04, 0.06, 0.08, 0.1, 0.12, 0.14, 0.16, 0.18, 0.2, 0.22, 0.24, 0.26, 0.28, 0.3, 0.32, 0.34, 0.36, 0.38, 0.4, 0.42, 0.44, 0.46, 0.48, 0.5], "y": [-22.84, -22.53, -22.2, -21.86, -21.51, -21.14, -20.75, -20.34, -19.9, -19.42, -18.89, -18.3, -17.62, -16.83, -15.88, -14.71, -13.27, -11.45, -9.145, -6.25, -2.688, 1.512, 6.119, 10.66, 14.58, 17.51, 19.46, 20.69, 21.48, 22.04, 22.46]}, {"hoverinfo": "text", "hovertext": "<b>Sb2Se3 / CdS (I1)>>Defect 1>>total density [1/cm²]: 5.00e+12</b><br>Voc: 0.313138 V<br>Jsc: 21.1370036 mA/cm²<br>FF: 44.5455 %<br>η: 2.9484 %", "mode": "lines", "name": "Simulation 32", "type": "scatter", "x": [-0.1, -0.08, -0.06, -0.04, -0.02, 0.0, 0.02, 0.04, 0.06, 0.08, 0.1, 0.12, 0.14, 0.16, 0.18, 0.2, 0.22, 0.24, 0.26, 0.28, 0.3, 0.32, 0.34, 0.36, 0.38, 0.4, 0.42, 0.44, 0.46, 0.48, 0.5], "y": [-22.84, -22.53, -22.2, -21.86, -21.51, -21.14, -20.75, -20.34, -19.9, -19.42, -18.89, -18.3, -17.62, -16.83, -15.88, -14.71, -13.27, -11.45, -9.145, -6.249, -2.687, 1.513, 6.119, 10.66, 14.58, 17.51, 19.46, 20.69, 21.48, 22.04, 22.46]}, {"hoverinfo": "text", "hovertext": "<b>Sb2Se3 / CdS (I1)>>Defect 1>>total density [1/cm²]: 5.00e+12</b><br>Voc: 0.313105 V<br>Jsc: 21.13254656 mA/cm²<br>FF: 44.5394 %<br>η: 2.947 %", "mode": "lines", "name": "Simulation 33", "type": "scatter", "x": [-0.1, -0.08, -0.06, -0.04, -0.02, 0.0, 0.02, 0.04, 0.06, 0.08, 0.1, 0.12, 0.14, 0.16, 0.18, 0.2, 0.22, 0.24, 0.26, 0.28, 0.3, 0.32, 0.34, 0.36, 0.38, 0.4, 0.42, 0.44, 0.46, 0.48, 0.5], "y": [-22.84, -22.52, -22.19, -21.86, -21.5, -21.13, -20.74, -20.33, -19.89, -19.41, -18.89, -18.29, -17.62, -16.82, -15.87, -14.71, -13.26, -11.44, -9.137, -6.242, -2.68, 1.52, 6.125, 10.67, 14.58, 17.51, 19.46, 20.69, 21.48, 22.04, 22.46]}, {"hoverinfo": "text", "hovertext": "<b>Sb2Se3 / CdS (I1)>>Defect 1>>total density [1/cm²]: 5.00e+12</b><br>Voc: 0.312803 V<br>Jsc: 21.08927334 mA/cm²<br>FF: 44.4824 %<br>η: 2.9344 %", "mode": "lines", "name": "Simulation 34", "type": "scatter", "x": [-0.1, -0.08, -0.06, -0.04, -0.02, 0.0, 0.02, 0.04, 0.06, 0.08, 0.1, 0.12, 0.14, 0.16, 0.18, 0.2, 0.22, 0.24, 0.26, 0.28, 0.3, 0.32, 0.34, 0.36, 0.38, 0.4, 0.42, 0.44, 0.46, 0.48, 0.5], "y": [-22.8, -22.48, -22.15, -21.81, -21.46, -21.09, -20.7, -20.29, -19.84, -19.36, -18.84, -18.24, -17.56, -16.77, -15.81, -14.65, -13.2, -11.37, -9.07, -6.173, -2.612, 1.582, 6.179, 10.71, 14.61, 17.52, 19.46, 20.68, 21.47, 22.02, 22.45]}, {"hoverinfo": "text", "hovertext": "<b>Sb2Se3 / CdS (I1)>>Defect 1>>total density [1/cm²]: 5.00e+12</b><br>Voc: 0.31108 V<br>Jsc: 20.75797055 mA/cm²<br>FF: 44.1444 %<br>η: 2.8506 %", "mode": "lines", "name": "Simulation 35", "type": "scatter", "x": [-0.1, -0.08, -0.06, -0.04, -0.02, 0.0, 0.02, 0.04, 0.06, 0.08, 0.1, 0.12, 0.14, 0.16, 0.18, 0.2, 0.22, 0.24, 0.26, 0.28, 0.3, 0.32, 0.34, 0.36, 0.38, 0.4, 0.42, 0.44, 0.46, 0.48, 0.5], "y": [-22.49, -22.17, -21.84, -21.49, -21.13, -20.76, -20.36, -19.94, -19.49, -19.01, -18.47, -17.87, -17.18, -16.38, -15.41, -14.24, -12.78, -10.96, -8.652, -5.765, -2.226, 1.929, 6.465, 10.92, 14.73, 17.57, 19.46, 20.65, 21.42, 21.96, 22.39]}, {"hoverinfo": "text", "hovertext": "<b>Sb2Se3 / CdS (I1)>>Defect 1>>total density [1/cm²]: 5.00e+12</b><br>Voc: 0.309062 V<br>Jsc: 20.01266808 mA/cm²<br>FF: 43.9543 %<br>η: 2.7186 %", "mode": "lines", "name": "Simulation 36", "type": "scatter", "x": [-0.1, -0.08, -0.06, -0.04, -0.02, 0.0, 0.02, 0.04, 0.06, 0.08, 0.1, 0.12, 0.14, 0.16, 0.18, 0.2, 0.22, 0.24, 0.26, 0.28, 0.3, 0.32, 0.34, 0.36, 0.38, 0.4, 0.42, 0.44, 0.46, 0.48, 0.5], "y": [-21.73, -21.41, -21.08, -20.74, -20.39, -20.01, -19.62, -19.21, -18.76, -18.28, -17.75, -17.16, -16.48, -15.69, -14.74, -13.59, -12.16, -10.36, -8.094, -5.254, -1.775, 2.307, 6.759, 11.12, 14.85, 17.62, 19.46, 20.62, 21.38, 21.91, 22.33]}], "layout": {"height": 600, "hovermode": "closest", "plot_bgcolor": "white", "title": {"text": "All SCAPS Simulation IV Curves"}, "width": 1000, "xaxis": {"gridcolor": "lightgray", "gridwidth": 1, "linecolor": "black", "linewidth": 2, "mirror": true, "showgrid": true, "showline": true, "title": {"text": "Voltage (V)"}}, "yaxis": {"gridcolor": "lightgray", "gridwidth": 1, "linecolor": "black", "linewidth": 2, "mirror": true, "showgrid": true, "showline": true, "title": {"text": "Current Density (mA/cm2)"}}}}
